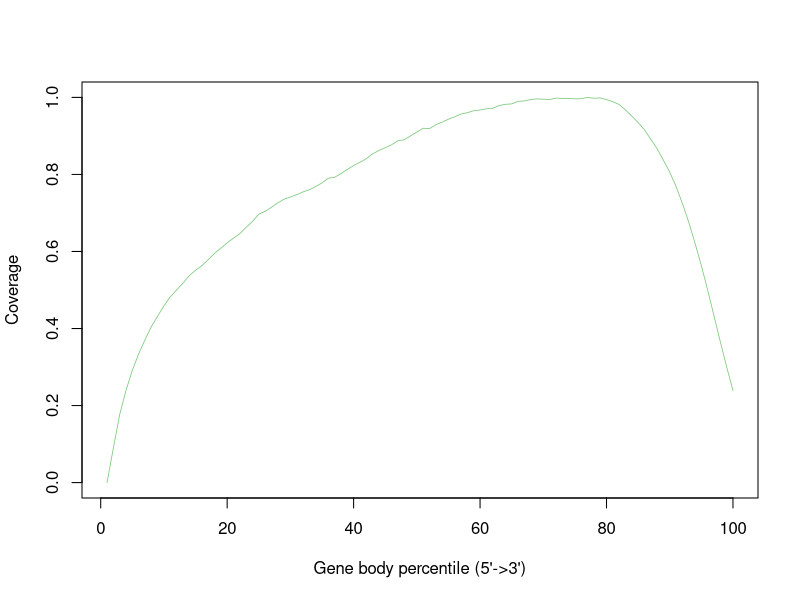

Generate this figure with R:
SRR11647706.sorted <- c(0.0,0.08968326170539982,0.1764368002883207,0.2395160470326117,0.29144478307813554,0.3340750077104516,0.370813035936022,0.40466000511479006,0.4321062806858828,0.4590835679765638,0.48226919161965603,0.49975350409337266,0.5177976505163145,0.5370750219237236,0.5513463894661167,0.5631878838515264,0.5787825765958696,0.5953459584958541,0.6086087800848006,0.6224876923500492,0.6346940106166185,0.6463298101315582,0.662746735693472,0.6779750639572393,0.6968194275351234,0.704402903920567,0.7147854506586261,0.726157956763624,0.7358928553857219,0.7414470641592069,0.7475661262542095,0.7546987536749509,0.7601238005812334,0.7687433052258424,0.7779555430717306,0.7901271730030527,0.7925482995310912,0.802362365084491,0.8131326459079343,0.8229347345432902,0.8314806879899541,0.8409080133930767,0.8532294790418347,0.8623703523470138,0.8694056238239884,0.8769797572194228,0.8876621244826195,0.8899570709487776,0.9002323223919962,0.9099292029962373,0.9198649262067788,0.919076487182859,0.9291275068658552,0.9359744276399836,0.9434916582505212,0.9497958904560264,0.956705578232185,0.9604229949272534,0.9655272989743882,0.9673120088531788,0.9704764000545074,0.9717387473376206,0.9787979726506828,0.9821066832296013,0.9830976365316475,0.9897997409606323,0.9908573376116276,0.9943089263622303,0.9960835477996811,0.9953677157353544,0.9944803801682514,0.9981462613280027,0.9974712799965888,0.9971510341049947,0.9962608161260803,0.9966469599152928,1.0,0.9979085617470755,0.9986578894245205,0.9944339633987372,0.9888701134547107,0.9815348226655769,0.9674188071804655,0.9514968613020212,0.9347576522815433,0.9159358510305964,0.8912455090284592,0.8670008972252214,0.8369920084635563,0.8059657277259887,0.7687043429696336,0.7248931246427425,0.676393812594927,0.62138303287172,0.5632614350494717,0.5000950201962644,0.43277470204558804,0.36587601116745727,0.30052616936713866,0.2390219618907389)


pdf("outputs/mapping_outputs/SRR11647706/gene_body_coverage.geneBodyCoverage.curves.pdf")
x=1:100
icolor = colorRampPalette(c("#7fc97f","#beaed4","#fdc086","#ffff99","#386cb0","#f0027f"))(1)
plot(x,SRR11647706.sorted,type='l',xlab="Gene body percentile (5'->3')", ylab="Coverage",lwd=0.8,col=icolor[1])
dev.off()
